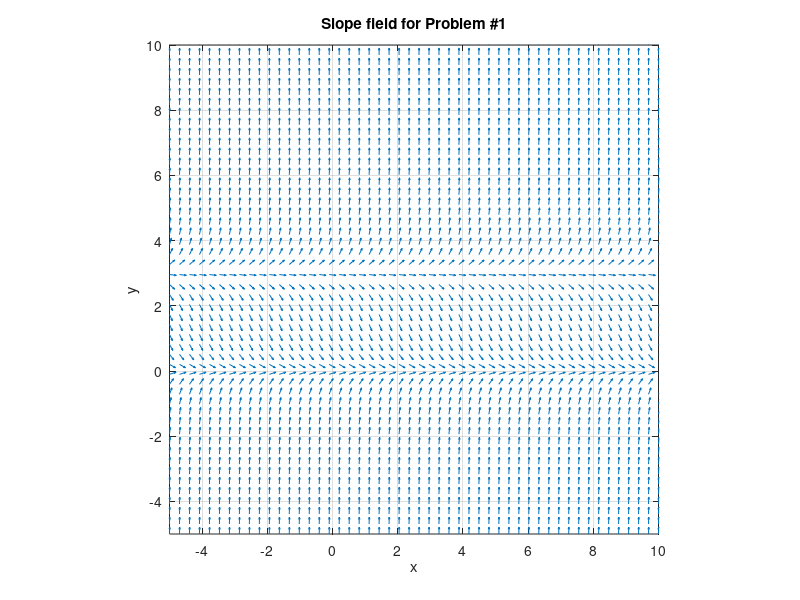

The MATLAB source for this figure:
%Problem #1
xmin = -5;
xmax = 10;
ymin = -5;
ymax = 10;
points = 50;
x = linspace(xmin, xmax, points);
y = linspace(ymin, ymax, points);
[X Y] = meshgrid(x,y);
f = @(x,y) y.^2 - 3*y;
dY = f(X,Y);
dX = ones(size(dY));
L = sqrt(dX.^2 + dY.^2);

quiver (X, Y, dX./L , dY./L , 0.5); # scaling factor 0.5
axis([xmin xmax ymin ymax],'square');         # square resolution
title('Slope field for Problem #1')
grid on;
xlabel('x');
ylabel('y');
k = 0; %counter for equilibrium (critical) points
critical = zeros(10,2);

for i = 1:(length(dY)-1)
  if (((dY(i,1)>0)&&(dY(i+1,1)<0))||((dY(i,1)<0)&&(dY(i+1,1)>0)))
     k = k + 1;
     critical(k,:) = [x(i),y(i)];
  end
end

fprintf('The critical points located at Y = %5.3f is asymptotically stable.\n',critical(1,1))
fprintf('The critical points located at Y = %5.3f is unstable.\n',critical(1,2))